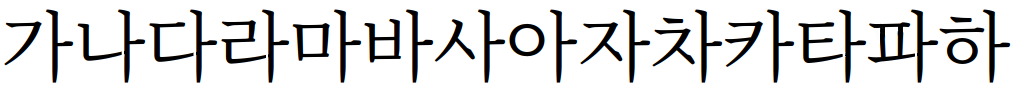
#> input picture test/r1.png, 1021 x 91 px
$ python -i image_preprocessor.py   (imports and definitions only)
#> lines starting #> are read from the running program, lines starting #| are printed output that depends on the picture; after the words box and inside, x2 and y2 are one past the last pixel; in counts of white or black regions, pixels touching at a corner belong together
# extractor/image_preprocessor.py
"""
ImagePreprocessor 모듈

이미지를 이진화(binarization)하고 skeleton(중심선)을 추출하는 전처리 단계를 담당합니다.

주요 기능:
- binarize(): Otsu 알고리즘을 이용한 자동 이진화
- extract_skeleton_from_mask(): 다양한 방식의 skeleton 또는 윤곽선 추출

지원하는 skeleton 모드:
- 'skeletonize': 일반적인 중심선 추출 (얇고 정확함)
- 'medial': 거리 기반 중심선 (medial axis transform)
- 'outer': 외곽선을 두껍게 그려 윤곽선을 skeleton처럼 사용
- 'stroke': 획을 굵게 채워 skeletonize (붓글씨 획 느낌)
"""

import cv2
from skimage.morphology import skeletonize, medial_axis
import numpy as np

class ImagePreprocessor:
    """
    이미지 전처리 클래스
    - 초기화 시 입력 이미지를 이진화하여 self.binary로 저장
    - 객체 내부 이진 마스크를 기반으로 skeleton 추출 가능
    """
    def __init__(self, img: np.ndarray):
        """
        Args:
            img (np.ndarray): 입력 이미지 (grayscale)
        """
        self.gray = img
        self.binary = self.binarize(img)

    @staticmethod
    def binarize(img):
        """
        Otsu 알고리즘을 이용하여 이미지를 자동 이진화 (0 또는 1로 구성)

        Returns:
            np.ndarray: 이진 마스크 이미지
        """
        _, binary = cv2.threshold(img, 0, 1, cv2.THRESH_BINARY_INV + cv2.THRESH_OTSU)
        return binary

    def extract_skeleton(self, mode='skeletonize'):
        """
        인스턴스 내부의 self.binary 마스크에서 skeleton 추출

        Returns:
            np.ndarray: skeleton 마스크
        """
        return self.extract_skeleton_from_mask(self.binary, mode)

    @staticmethod
    def extract_skeleton_from_mask(mask, mode='skeletonize'):
        """
        주어진 binary mask로부터 중심선 또는 윤곽선을 추출

        Args:
            mask (np.ndarray): binary image (0 또는 1)
            mode (str): 추출 방식

        Returns:
            np.ndarray: skeleton 또는 윤곽선 마스크
        """
        if mode == 'skeletonize':
            # 일반적인 중심선 추출 (얇고 세밀함)
            return skeletonize(mask > 0).astype(np.uint8)

        elif mode == 'medial':
            # 거리 기반 중심선 추출 (비교적 부드럽고 두꺼움)
            medial, _ = medial_axis(mask > 0, return_distance=True)
            return medial.astype(np.uint8)

        elif mode == 'outer':
            # 외곽선만 추출하여 윤곽을 굵게 그림 (contour 기반)
            contours, hierarchy = cv2.findContours(mask.astype(np.uint8), cv2.RETR_CCOMP, cv2.CHAIN_APPROX_SIMPLE)
            if hierarchy is None:
                return np.zeros_like(mask)

            skeleton_like = np.zeros_like(mask)
            hierarchy = hierarchy[0]
            for i, cnt in enumerate(contours):
                if hierarchy[i][3] == -1:  # 최상위 contour만 사용
                    cv2.drawContours(skeleton_like, [cnt], -1, 1, thickness=7)
            return skeleton_like

        elif mode == 'stroke':
            # 외곽선을 굵게 그린 뒤 skeletonize하여 획처럼 처리
            filled = np.zeros_like(mask)
            contours, _ = cv2.findContours(mask.astype(np.uint8), cv2.RETR_EXTERNAL, cv2.CHAIN_APPROX_SIMPLE)
            cv2.drawContours(filled, contours, -1, 1, thickness=5)
            skeleton = skeletonize(filled > 0).astype(np.uint8)
            return skeleton

        else:
            raise ValueError(f"Unknown skeleton mode: {mode}")

>>> import cv2
>>> picture = cv2.imread('../test/r1.png', cv2.IMREAD_GRAYSCALE)
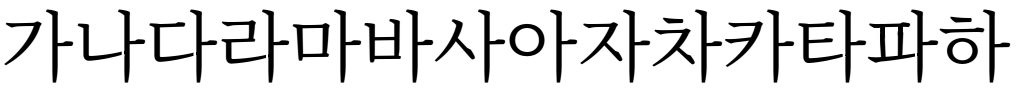
#> picture: shape (91, 1021); min 0, max 255, mean 219.4
>>> result = ImagePreprocessor(picture).extract_skeleton()
#> in binarize, `_, binary = cv2.threshold(img, 0, 1, cv2.THRESH_BINARY_INV + cv2.THRES..`:
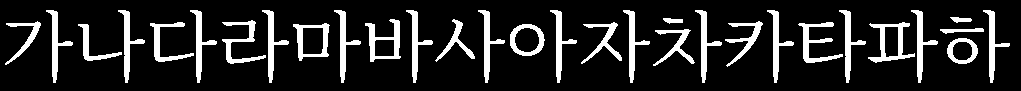
#> binary: shape (91, 1021); values 0 (black) and 1 (white), 14.6% white; 31 white regions, largest, box (x1, y1, x2, y2) and area: (868, 22, 915, 63) 615, (365, 19, 401, 62) 584, (798, 22, 843, 63) 557
#> in extract_skeleton_from_mask, `return skeletonize(mask > 0).astype(np.uint8)`:
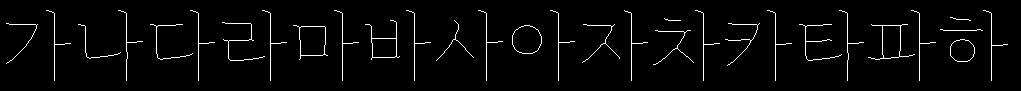
#> returned value: shape (91, 1021); values 0 (black) and 1 (white), 3% white in thin lines or dots, all inside (x1, y1, x2, y2) = (6, 10, 1008, 81)
